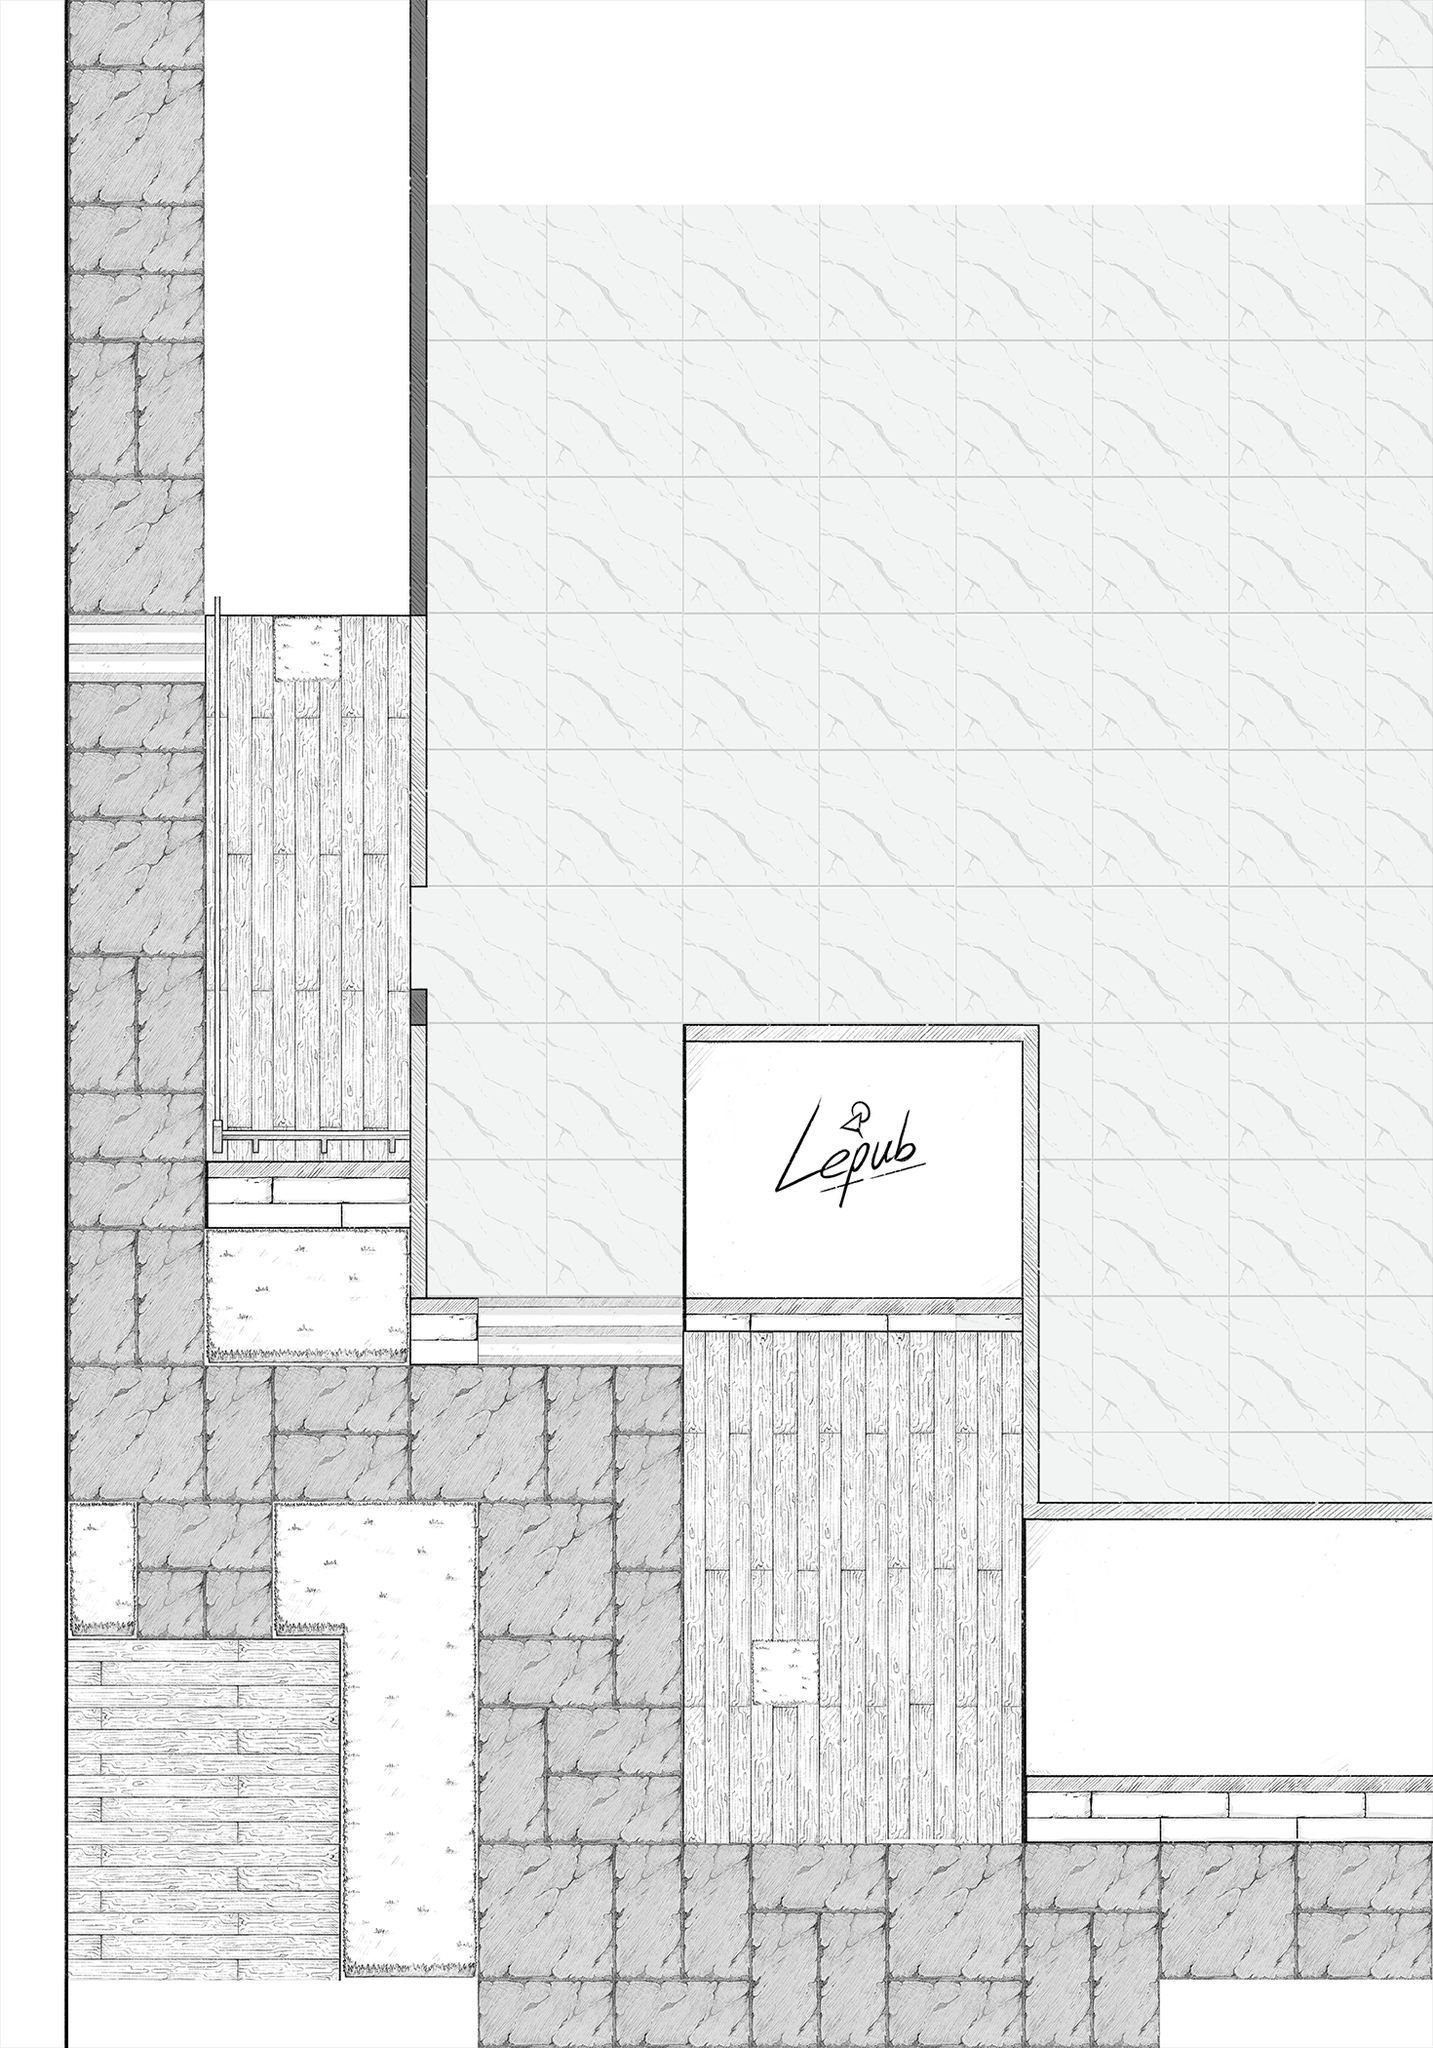

This is a level from a 2D game, rendered from its Tiled map with the project's own tilesets. A one-line summary and the complete map file follow:
An orthogonal 21x30 tile map with 70x70 px tiles, 1 tile layer (Tile Layer 1).

<map version="1.9" tiledversion="1.9.2" orientation="orthogonal" renderorder="right-down" width="21" height="30" tilewidth="70" tileheight="70" infinite="0" nextlayerid="2" nextobjectid="1">
 <tileset firstgid="1" source="tileset_map.tsx" />
 <layer id="1" name="Tile Layer 1" width="21" height="30">
  <data encoding="csv">
1,2,3,4,5,6,7,8,9,10,11,12,13,14,15,16,17,18,19,20,21,
22,23,24,25,26,27,28,29,30,31,32,33,34,35,36,37,38,39,40,41,42,
43,44,45,46,47,48,49,50,51,52,53,54,55,56,57,58,59,60,61,62,63,
64,65,66,67,68,69,70,71,72,73,74,75,76,77,78,79,80,81,82,83,84,
85,86,87,88,89,90,91,92,93,94,95,96,97,98,99,100,101,102,103,104,105,
106,107,108,109,110,111,112,113,114,115,116,117,118,119,120,121,122,123,124,125,126,
127,128,129,130,131,132,133,134,135,136,137,138,139,140,141,142,143,144,145,146,147,
148,149,150,151,152,153,154,155,156,157,158,159,160,161,162,163,164,165,166,167,168,
169,170,171,172,173,174,175,176,177,178,179,180,181,182,183,184,185,186,187,188,189,
190,191,192,193,194,195,196,197,198,199,200,201,202,203,204,205,206,207,208,209,210,
211,212,213,214,215,216,217,218,219,220,221,222,223,224,225,226,227,228,229,230,231,
232,233,234,235,236,237,238,239,240,241,242,243,244,245,246,247,248,249,250,251,252,
253,254,255,256,257,258,259,260,261,262,263,264,265,266,267,268,269,270,271,272,273,
274,275,276,277,278,279,280,281,282,283,284,285,286,287,288,289,290,291,292,293,294,
295,296,297,298,299,300,301,302,303,304,305,306,307,308,309,310,311,312,313,314,315,
316,317,318,319,320,321,322,323,324,325,326,327,328,329,330,331,332,333,334,335,336,
337,338,339,340,341,342,343,344,345,346,347,348,349,350,351,352,353,354,355,356,357,
358,359,360,361,362,363,364,365,366,367,368,369,370,371,372,373,374,375,376,377,378,
379,380,381,382,383,384,385,386,387,388,389,390,391,392,393,394,395,396,397,398,399,
400,401,402,403,404,405,406,407,408,409,410,411,412,413,414,415,416,417,418,419,420,
421,422,423,424,425,426,427,428,429,430,431,432,433,434,435,436,437,438,439,440,441,
442,443,444,445,446,447,448,449,450,451,452,453,454,455,456,457,458,459,460,461,462,
463,464,465,466,467,468,469,470,471,472,473,474,475,476,477,478,479,480,481,482,483,
484,485,486,487,488,489,490,491,492,493,494,495,496,497,498,499,500,501,502,503,504,
505,506,507,508,509,510,511,512,513,514,515,516,517,518,519,520,521,522,523,524,525,
526,527,528,529,530,531,532,533,534,535,536,537,538,539,540,541,542,543,544,545,546,
547,548,549,550,551,552,553,554,555,556,557,558,559,560,561,562,563,564,565,566,567,
568,569,570,571,572,573,574,575,576,577,578,579,580,581,582,583,584,585,586,587,588,
589,590,591,592,593,594,595,596,597,598,599,600,601,602,603,604,605,606,607,608,609,
610,611,612,613,614,615,616,617,618,619,620,621,622,623,624,625,626,627,628,629,630
</data>
 </layer>
</map>